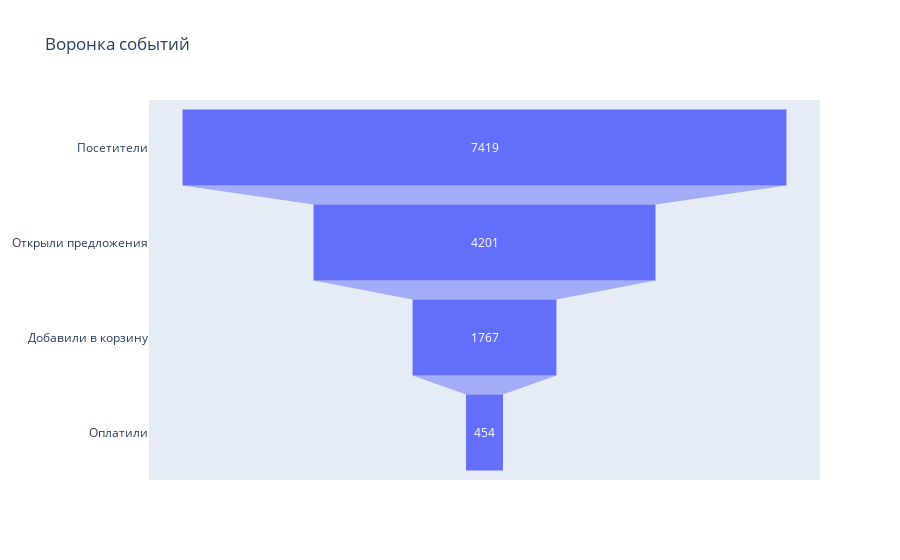

Notebook code for this chart:
### Code cell
# загрузим дополнительный параметр для отображения графика
import plotly.offline as py
py.init_notebook_mode(connected=True)

# построим воронку событий
fig = go.Figure(go.Funnel(
    y = ["Посетители", "Открыли предложения", "Добавили в корзину", "Оплатили"],
    x = [7419, 4201, 1767, 454]))
fig.update_layout(title_text='Воронка событий')
fig.show()

### Figure 1 — Plotly figure (JSON) as saved in the notebook; plotly's stock layout.template omitted (floating-point values rounded to 4 significant figures)
{"data": [{"type": "funnel", "x": [7419, 4201, 1767, 454], "y": ["Посетители", "Открыли предложения", "Добавили в корзину", "Оплатили"]}], "layout": {"title": {"text": "Воронка событий"}}}
